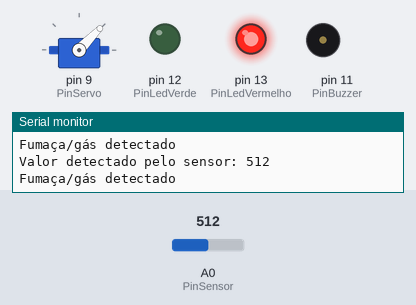
The sketch below on a simulated Arduino Uno, built with avr-gcc and run on an emulated ATmega328P. Parts: servo, output pins drawn as LEDs (lit = HIGH), buzzer (waves = sounding, pin HIGH), the last lines printed to the serial monitor. The inputs (shaded band) are chosen by the test bench; at power-on: A0 (PinSensor) = 512.

Above: at 3.0 s.
3.1 s: A0 (PinSensor) set to 213
At 4.62 s:
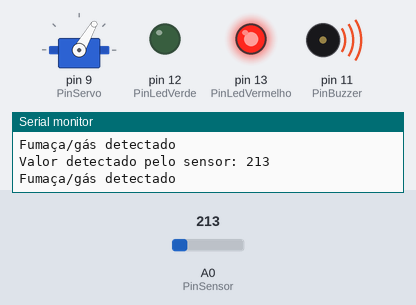
6.6 s: A0 (PinSensor) set to 190
At 6.64 s:
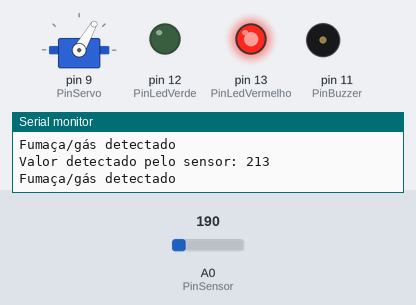
At 7.4 s:
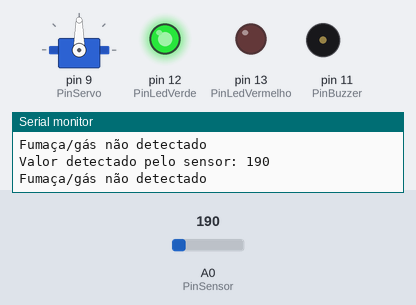
Timing chart, 0 to 9.6 s (numbered marks = the images above; inputs shaded):
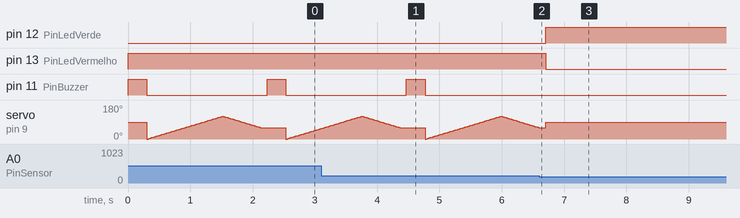

Measured:
- the behaviour switches between 200 and 199 on A0 (PinSensor) (found by bisection; images 1 and 2)
- after the input at 6.6 s, pin 12 (PinLedVerde): LOW → HIGH after 0.10 s; pin 13 (PinLedVermelho): HIGH → LOW after 0.10 s; pin 11 (PinBuzzer): stops changing and stays LOW

The sketch:

MeuSensorTINKERCAD.ino
```cpp
#include <Servo.h>

#define PinSensor A0
#define PinLedVermelho 13
#define PinLedVerde 12
#define PinBuzzer 11
#define PinServo 9


int valorLeituraSensor;
Servo exaustor;

void setup() {
  Serial.begin(9600);
  pinMode(PinSensor, INPUT);
  pinMode(PinLedVermelho, OUTPUT);
  pinMode(PinLedVerde, OUTPUT);
  pinMode(PinBuzzer, OUTPUT);

  exaustor.attach(PinServo);
  exaustor.write(90); // posição inicial
}

void loop() {
  valorLeituraSensor = analogRead(PinSensor);
  Serial.print("Valor detectado pelo sensor: ");
  Serial.println(valorLeituraSensor);

  if (valorLeituraSensor >= 200) {
    Serial.println("Fumaça/gás detectado");
    digitalWrite(PinLedVerde, LOW);
    digitalWrite(PinLedVermelho, HIGH);
    digitalWrite(PinBuzzer, HIGH);
    digitalWrite(PinBuzzer, HIGH);
    delay(300); // buzina por 300ms
    digitalWrite(PinBuzzer, LOW);

    // Simula movimento do exaustor
  for (int pos = 0; pos <= 120; pos += 1) {
  	exaustor.write(pos);
  	delay(10); // movimento bem suave
   }
  for (int pos = 120; pos >= 60; pos -= 1) {
  	exaustor.write(pos);
  	delay(10);
  }


  } else {
    Serial.println("Fumaça/gás não detectado");
    digitalWrite(PinLedVerde, HIGH);
    digitalWrite(PinLedVermelho, LOW);
    digitalWrite(PinBuzzer, LOW);
    exaustor.write(90); // Volta ao centro
  }

  delay(100);
}
```
